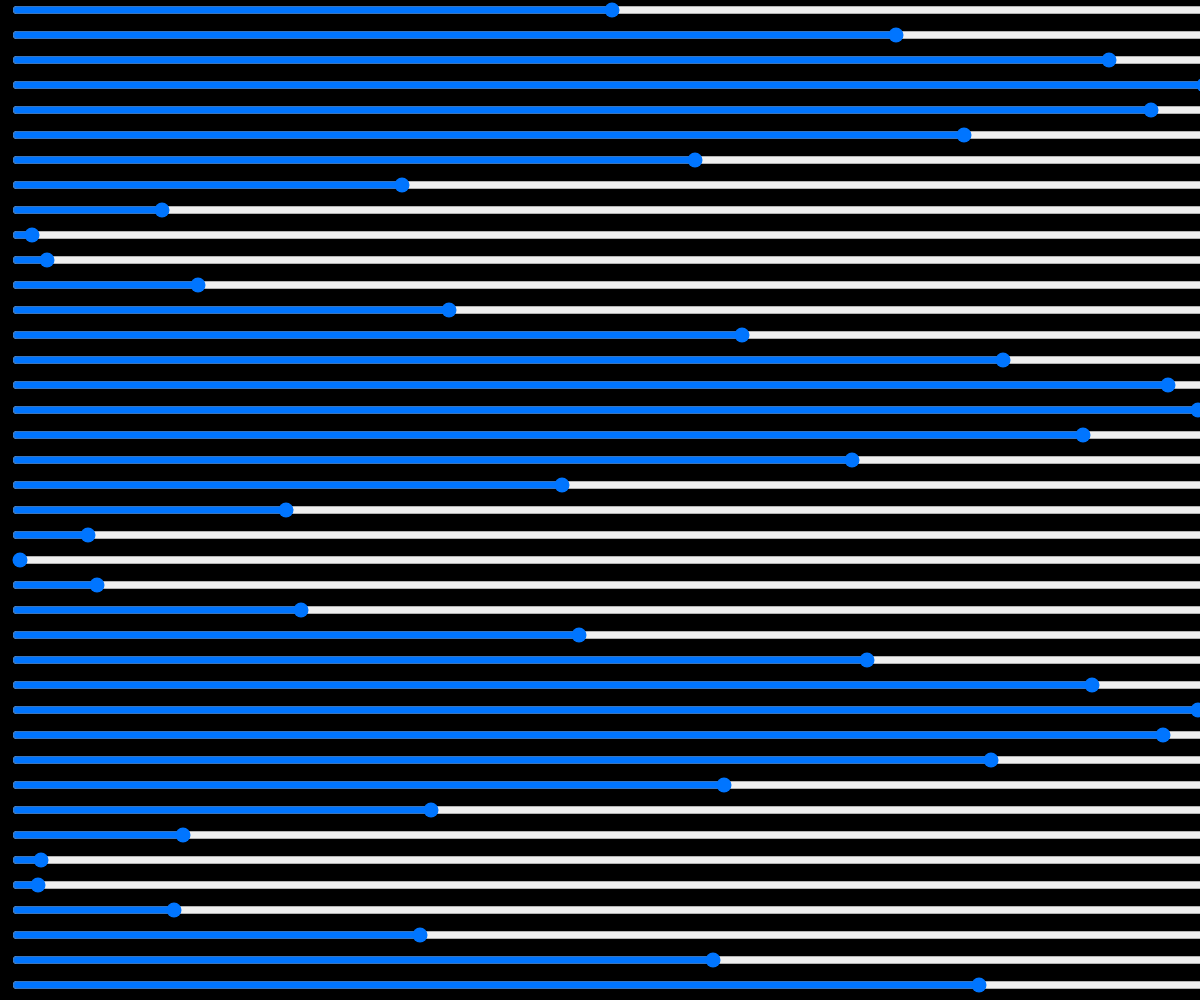
Frame 1 (no input)
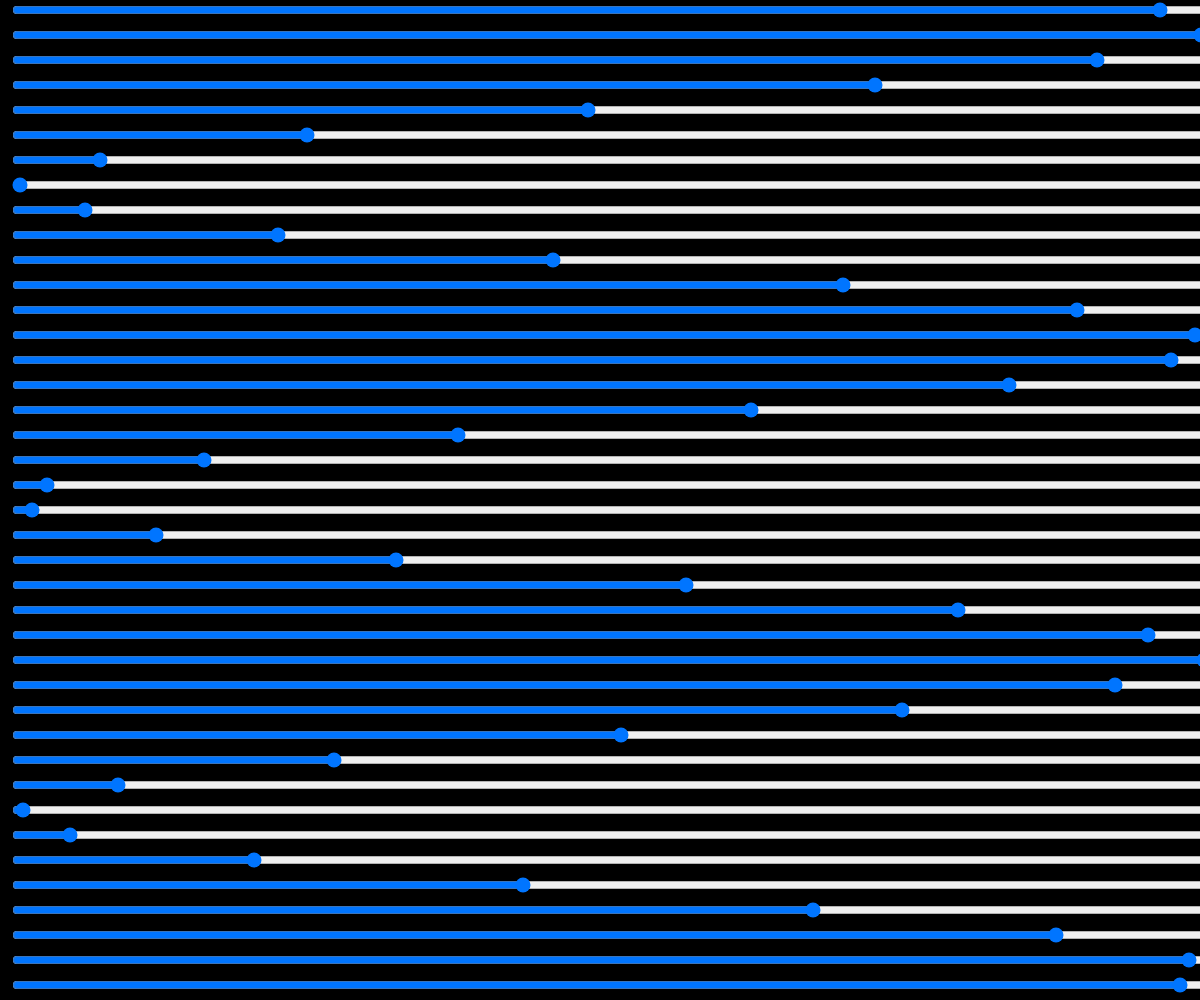
Frame 60 (no input)
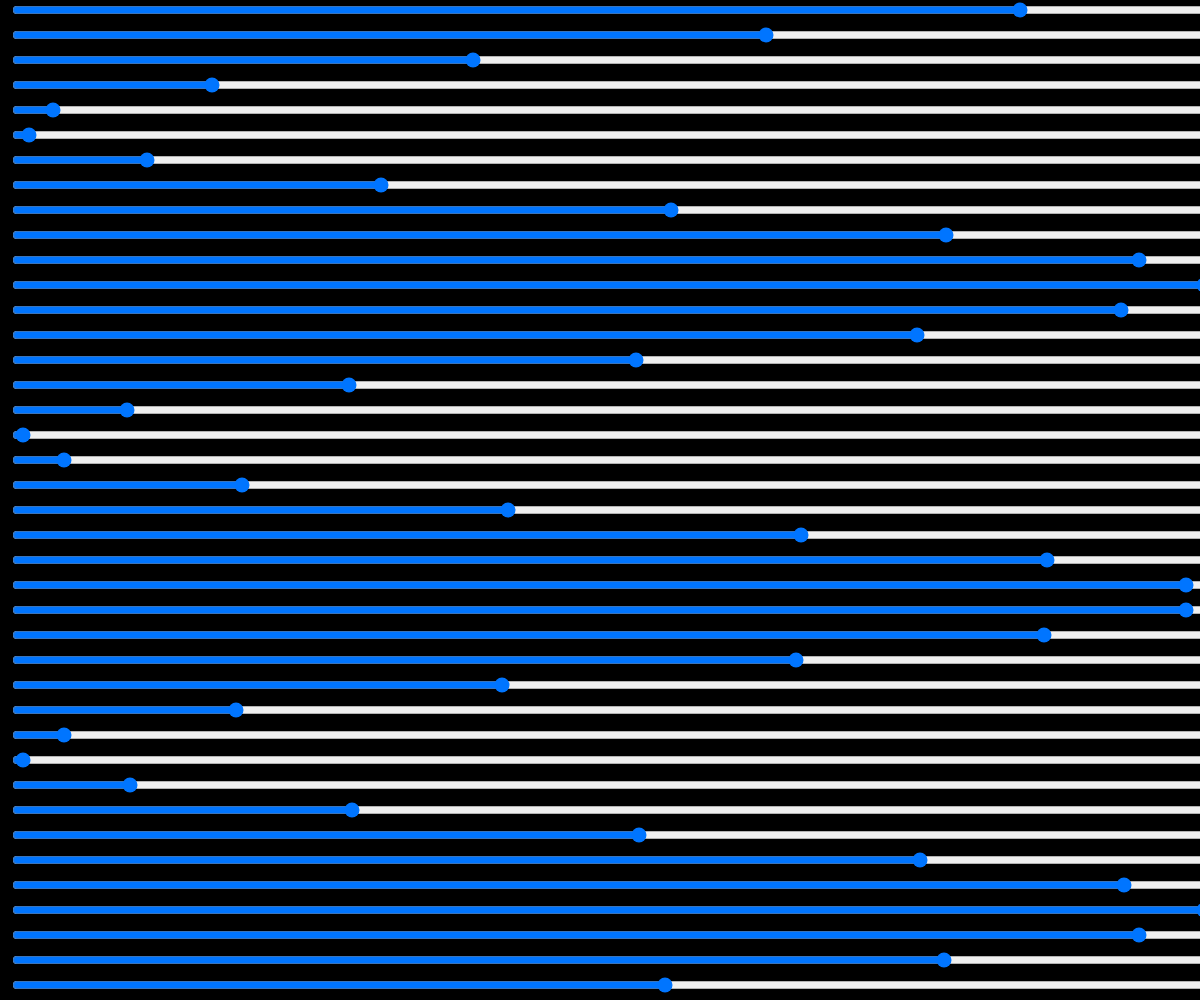
Frame 120 (the mouse pressed at the canvas centre since frame 60)

The p5.js sketch that drew these frames (run headless with seeded random() and noise() and a simulated clock; from frame 60 on, the mouse is pressed at the canvas centre):

// p5.js sketch
// ── sketch.js
// set slider value with a sin wave
// array of sliders
let sliders = [];
//offset
let offset = 0.0;
// number of sliders
let numSliders=40;

function setup() {
    createCanvas(windowWidth, windowHeight);
    let increment = height/numSliders;
    for (let i = 0; i < numSliders; i++) {
        // create the sliders
        sliders.push(createSlider(0, 400, 50));
        // draw the sliders on screen
        sliders[i].position(10, i*increment);
        //  set their attributes
        sliders[i].style("width", "100%");
    }
}

function draw() {
    background(0);
    // loop through the array
    for (let i = 0; i < sliders.length; i++) {
        // calculate a value
        let val = sin(i / 2 + offset);
        // use sin to adjust the slider value
        sliders[i].value(val * 200 + 200);
        // update the offset
        offset += .0005
    }
}

function windowResized(){
    
     resizeCanvas(windowWidth,windowHeight);
    let increment = height/numSliders;
    for (let i = 0; i < numSliders; i++) {
        // draw the sliders on screen
        sliders[i].position(10, i*increment);
        //  set their attributes
        sliders[i].style("width", "100%");
    }
}
